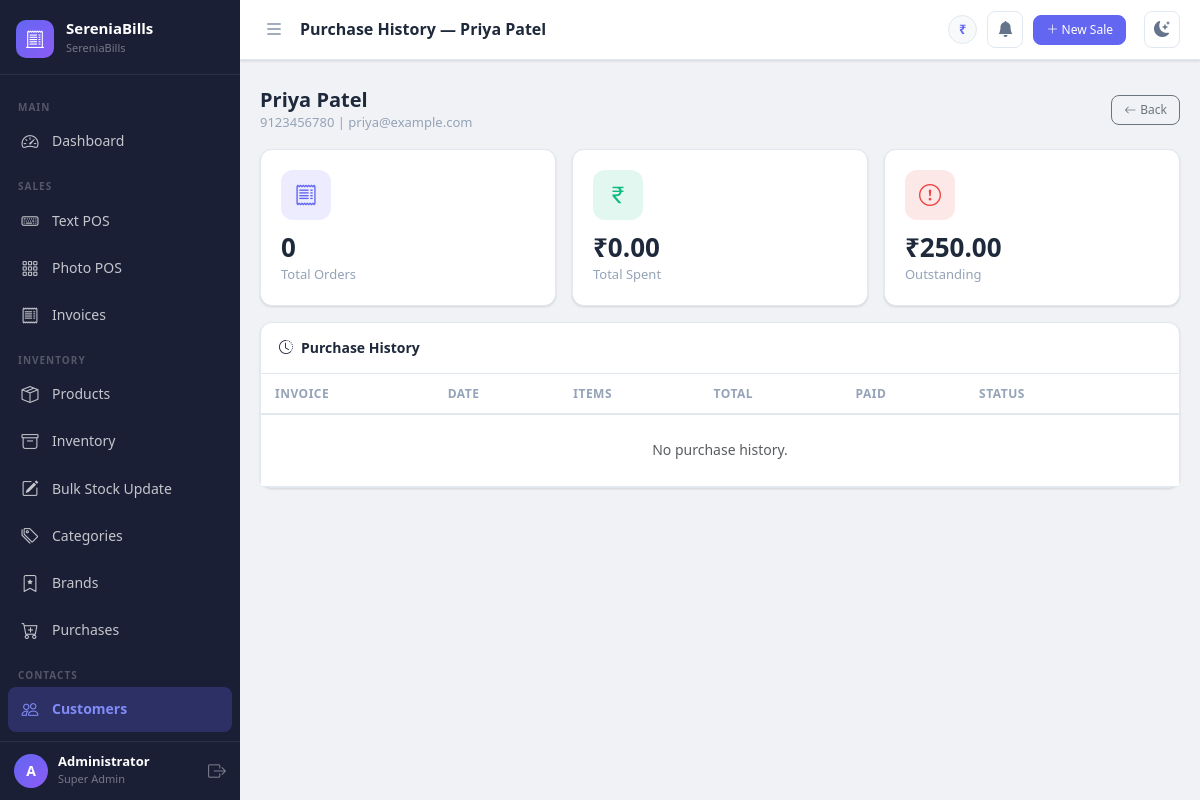
Page /customers/3/history (signed in) on the committed database.
### app.py (models this page shows, shortened)
class Settings(db.Model):
    __tablename__ = 'settings'
    id = db.Column(db.Integer, primary_key=True)
    company_name = db.Column(db.String(150), default='SereniaBills')
    logo = db.Column(db.String(255))
    gst_number = db.Column(db.String(50))
    address = db.Column(db.String(255))
    phone = db.Column(db.String(20))
    email = db.Column(db.String(120))
    currency_symbol = db.Column(db.String(10), default='₹')
    invoice_prefix = db.Column(db.String(10), default='INV-')
    default_tax_rate = db.Column(db.Float, default=0)
    theme = db.Column(db.String(20), default='light')
    next_invoice_number = db.Column(db.Integer, default=1)

class User(UserMixin, db.Model):
    __tablename__ = 'users'
    id = db.Column(db.Integer, primary_key=True)
    username = db.Column(db.String(80), unique=True, nullable=False)
    email = db.Column(db.String(120), unique=True)
    password_hash = db.Column(db.String(255), nullable=False)
    full_name = db.Column(db.String(120))
    role_id = db.Column(db.Integer, db.ForeignKey('roles.id'), nullable=False)
    active = db.Column(db.Boolean, default=True)
    created_at = db.Column(db.DateTime, default=datetime.utcnow)
    def is_super_admin(self):
        return self.role and self.role.name == 'super_admin'

class Role(db.Model):
    __tablename__ = 'roles'
    id = db.Column(db.Integer, primary_key=True)
    name = db.Column(db.String(50), unique=True, nullable=False)  # super_admin, staff
    description = db.Column(db.String(255))
    users = db.relationship('User', backref='role', lazy=True)

class Customer(db.Model):
    __tablename__ = 'customers'
    id = db.Column(db.Integer, primary_key=True)
    name = db.Column(db.String(150), nullable=False)
    phone = db.Column(db.String(20))
    email = db.Column(db.String(120))
    address = db.Column(db.String(255))
    outstanding_balance = db.Column(db.Float, default=0)
    notes = db.Column(db.Text)
    created_at = db.Column(db.DateTime, default=datetime.utcnow)
    sales = db.relationship('Sale', backref='customer', lazy=True)

### app.py (the view)
@app.route('/customers/<int:customer_id>/history')
@login_required
def customer_history(customer_id):
    customer = Customer.query.get_or_404(customer_id)
    sales_list = Sale.query.filter_by(customer_id=customer_id).order_by(Sale.created_at.desc()).all()
    return render_template('customer_history.html', customer=customer, sales=sales_list)

### app.py (called while the page is built)
@login_manager.user_loader
def load_user(user_id):
    return User.query.get(int(user_id))

def get_settings():
    settings = Settings.query.first()
    if not settings:
        settings = Settings()
        db.session.add(settings)
        db.session.commit()
    return settings

@app.context_processor
def inject_globals():
    return dict(settings=get_settings(), now=datetime.utcnow())

### templates/customer_history.html (shortened to what this page needs)
{% extends "base.html" %}
{% block page_title %}Purchase History — {{ customer.name }}{% endblock %}
{% block content %}
<div class="d-flex justify-content-between align-items-center mb-3">
  <div>
    <h5 class="mb-0 fw-bold">{{ customer.name }}</h5>
    <div style="font-size:13px;color:var(--text-muted)">{{ customer.phone }} | {{ customer.email }}</div>
  </div>
  <a href="{{ url_for('customers') }}" class="btn btn-outline-secondary btn-sm"><i class="bi bi-arrow-left me-1"></i>Back</a>
</div>
<div class="row g-3 mb-3">
  <div class="col-sm-4"><div class="stat-card"><div class="stat-card-icon indigo"><i class="bi bi-receipt"></i></div><div class="stat-card-value">{{ sales|length }}</div><div class="stat-card-label">Total Orders</div></div></div>
  <div class="col-sm-4"><div class="stat-card"><div class="stat-card-icon green"><i class="bi bi-currency-rupee"></i></div><div class="stat-card-value">{{ settings.currency_symbol }}{{ "%.2f"|format(sales|sum(attribute='grand_total')) }}</div><div class="stat-card-label">Total Spent</div></div></div>
  <div class="col-sm-4"><div class="stat-card"><div class="stat-card-icon red"><i class="bi bi-exclamation-circle"></i></div><div class="stat-card-value">{{ settings.currency_symbol }}{{ "%.2f"|format(customer.outstanding_balance) }}</div><div class="stat-card-label">Outstanding</div></div></div>
</div>
<div class="card">
  <div class="card-header"><i class="bi bi-clock-history me-2"></i>Purchase History</div>
  <div class="card-body p-0">
    <div class="table-responsive">
      <table class="table mb-0">
        <thead><tr><th>Invoice</th><th>Date</th><th>Items</th><th>Total</th><th>Paid</th><th>Status</th><th></th></tr></thead>
        <tbody>
          {% for sale in sales %}
          <tr>
            <td class="fw-bold" style="color:var(--brand-accent)">{{ sale.invoice_number }}</td>
            <td style="font-size:12px">{{ sale.created_at.strftime('%d %b %Y, %H:%M') }}</td>
            <td>{{ sale.items|length }}</td>
            <td class="fw-bold">{{ settings.currency_symbol }}{{ "%.2f"|format(sale.grand_total) }}</td>
            <td>{{ settings.currency_symbol }}{{ "%.2f"|format(sale.paid_amount) }}</td>
            <td><span class="status-badge status-{{ sale.status }}">{{ sale.status.title() }}</span></td>
            <td><a href="{{ url_for('view_invoice', sale_id=sale.id) }}" class="btn btn-sm btn-outline-primary"><i class="bi bi-eye"></i></a></td>
          </tr>
          {% else %}
          <tr><td colspan="7" class="text-center text-muted py-4">No purchase history.</td></tr>
          {% endfor %}
        </tbody>
      </table>
    </div>
  </div>
</div>
{% endblock %}

### templates/base.html (shortened to what this page needs)
<!DOCTYPE html>
<html lang="en" data-theme="{{ settings.theme }}">
<head>
    <link rel="stylesheet" href="https://cdn.jsdelivr.net/npm/bootstrap@5.3.2/dist/css/bootstrap.min.css">
    <link rel="stylesheet" href="https://cdn.jsdelivr.net/npm/bootstrap-icons@1.11.3/font/bootstrap-icons.css">
    <link rel="stylesheet" href="{{ url_for('static', filename='css/main.css') }}">
</head>
<body>
<div class="sb-wrapper">
  <nav id="sidebar" class="sb-sidebar">
    <div class="sb-brand">
      {% if settings.logo %}
        <img src="{{ url_for('static', filename='uploads/' + settings.logo) }}" class="sb-logo-img" alt="Logo">
      {% else %}
        <div class="sb-logo-icon"><i class="bi bi-receipt-cutoff"></i></div>
      {% endif %}
      <div class="sb-brand-text">
        <span class="sb-brand-name">SereniaBills</span>
        <span class="sb-brand-tagline">{{ settings.company_name }}</span>
      </div>
    </div>
    <div class="sb-nav">
      <div class="sb-section-label">Main</div>
      <a href="{{ url_for('dashboard') }}" class="sb-link {% if request.endpoint == 'dashboard' %}active{% endif %}">
        <i class="bi bi-speedometer2"></i><span>Dashboard</span>
      </a>
      <div class="sb-section-label">Sales</div>
      <a href="{{ url_for('pos_text') }}" class="sb-link {% if request.endpoint == 'pos_text' %}active{% endif %}">
        <i class="bi bi-keyboard"></i><span>Text POS</span>
      </a>
      <a href="{{ url_for('pos_photo') }}" class="sb-link {% if request.endpoint == 'pos_photo' %}active{% endif %}">
        <i class="bi bi-grid-3x3-gap"></i><span>Photo POS</span>
      </a>
      <a href="{{ url_for('invoices') }}" class="sb-link {% if request.endpoint == 'invoices' %}active{% endif %}">
        <i class="bi bi-receipt"></i><span>Invoices</span>
      </a>
      <div class="sb-section-label">Inventory</div>
      <a href="{{ url_for('products') }}" class="sb-link {% if request.endpoint in ['products','add_product','edit_product'] %}active{% endif %}">
        <i class="bi bi-box-seam"></i><span>Products</span>
      </a>
      <a href="{{ url_for('inventory') }}" class="sb-link {% if request.endpoint == 'inventory' %}active{% endif %}">
        <i class="bi bi-archive"></i><span>Inventory</span>
      </a>
      <a href="{{ url_for('bulk_stock_update') }}" class="sb-link {% if request.endpoint == 'bulk_stock_update' %}active{% endif %}">
        <i class="bi bi-pencil-square"></i><span>Bulk Stock Update</span>
      </a>
      <a href="{{ url_for('categories') }}" class="sb-link {% if request.endpoint == 'categories' %}active{% endif %}">
        <i class="bi bi-tags"></i><span>Categories</span>
      </a>
      <a href="{{ url_for('brands') }}" class="sb-link {% if request.endpoint == 'brands' %}active{% endif %}">
        <i class="bi bi-bookmark-star"></i><span>Brands</span>
      </a>
      <a href="{{ url_for('purchases') }}" class="sb-link {% if request.endpoint in ['purchases','add_purchase'] %}active{% endif %}">
        <i class="bi bi-cart-plus"></i><span>Purchases</span>
      </a>
      <div class="sb-section-label">Contacts</div>
      <a href="{{ url_for('customers') }}" class="sb-link {% if 'customer' in request.endpoint %}active{% endif %}">
        <i class="bi bi-people"></i><span>Customers</span>
      </a>
      <a href="{{ url_for('suppliers') }}" class="sb-link {% if 'supplier' in request.endpoint %}active{% endif %}">
      </a>
    </div>
    <div class="sb-footer">
      <div class="sb-user-info">
        <div class="sb-user-avatar">{{ current_user.username[0].upper() }}</div>
        <div>
          <div class="sb-user-name">{{ current_user.full_name or current_user.username }}</div>
          <div class="sb-user-role">{{ current_user.role.name.replace('_',' ').title() }}</div>
        </div>
      </div>
      <a href="{{ url_for('logout') }}" class="sb-logout" title="Logout"><i class="bi bi-box-arrow-right"></i></a>
    </div>
  </nav>
  <div class="sb-content" id="sbContent">
    <div class="sb-topbar">
      <button class="sb-toggle-btn" id="sidebarToggle" onclick="toggleSidebar()">
        <i class="bi bi-list"></i>
      </button>
      <div class="sb-topbar-title">{% block page_title %}{% endblock %}</div>
      <div class="sb-topbar-right">
        <span class="sb-currency-badge">{{ settings.currency_symbol }}</span>
        <div class="position-relative" id="alertBellWrap" style="cursor:pointer" onclick="toggleAlertDropdown()">
          <button class="sb-theme-btn" title="Stock Alerts">
            <i class="bi bi-bell-fill" id="bellIcon"></i>
          </button>
        </div>
        <a href="{{ url_for('pos_text') }}" class="btn btn-sm btn-primary me-2">
          <i class="bi bi-plus-lg"></i> New Sale
        </a>
        <button class="sb-theme-btn" onclick="toggleTheme()" title="Toggle Dark/Light">
          <i class="bi bi-moon-stars-fill" id="themeIcon"></i>
        </button>
      </div>
    </div>
    <div class="px-3 pt-2">
    </div>
    <div class="sb-main-content">
      {% block content %}{% endblock %}
    </div>
  </div>
</div>
</body>
</html>

### rows in the picture
Settings: company_name "SereniaBills", currency_symbol "₹"
User: username "A", full_name "Administrator"
Role: role.name.replace "Super Admin"
Customer: name "Priya Patel", phone "9123456780", email "priya@example.com", outstanding_balance "250.00"

### other values in the picture
{{ sales|length }} "0"
{{ "%.2f"|format(sales|sum(attribute='grand_total')) }} "0.00"
